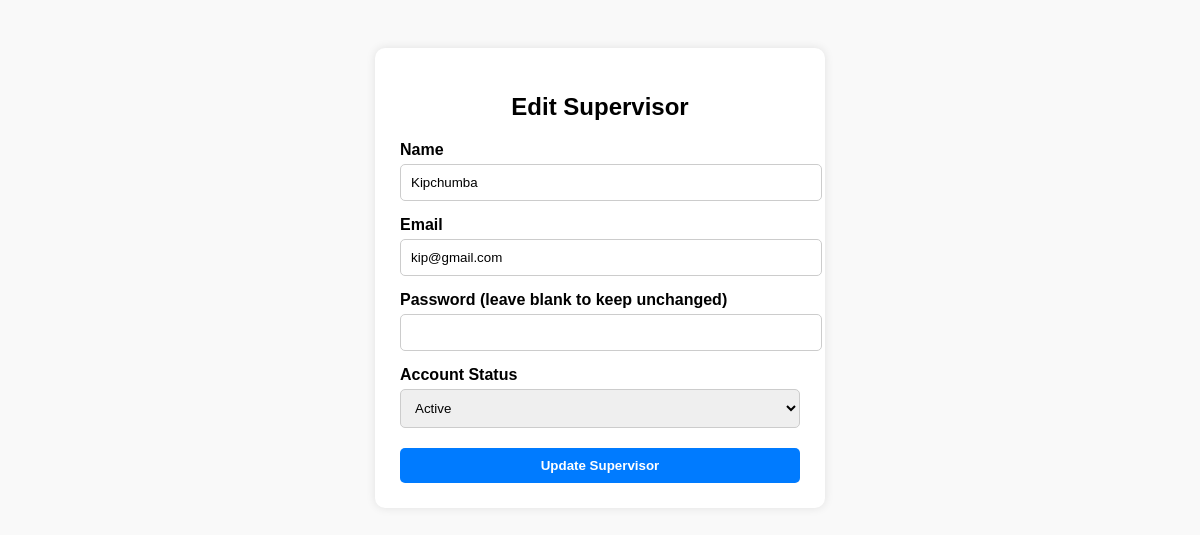
Page /edit_supervisor.php?id=8 on the committed database.
### tables this page shows
CREATE TABLE `users` (
  `id` int(11) NOT NULL,
  `name` varchar(255) DEFAULT NULL,
  `email` varchar(100) NOT NULL,
  `password` varchar(255) NOT NULL,
  `created_at` timestamp NOT NULL DEFAULT current_timestamp(),
  `role` varchar(50) DEFAULT 'interns',
  `supervisor_id` int(11) DEFAULT NULL,
  `reset_token` varchar(255) DEFAULT NULL,
  `token_created_at` datetime DEFAULT NULL,
  `internship_end_date` date DEFAULT NULL,
  `account_status` enum('active','inactive','completed') DEFAULT 'active'
);

### edit_supervisor.php (the view, shortened to what this page needs)
<?php
require_once 'config.php';
$id = $_GET['id'];
$stmt = $pdo->prepare("SELECT * FROM users WHERE id = ?");
$stmt->execute([$id]);
$supervisor = $stmt->fetch(PDO::FETCH_ASSOC);
?>
<!DOCTYPE html>
<html lang="en">
<head>
</head>
<body>
  <form method="POST">
    <h2>Edit Supervisor</h2>
    <label>Name</label>
    <input type="text" name="name" value="<?= htmlspecialchars($supervisor['name']) ?>" required>
    <label>Email</label>
    <input type="email" name="email" value="<?= htmlspecialchars($supervisor['email']) ?>" required>
    <label>Password (leave blank to keep unchanged)</label>
    <input type="password" name="password">
    <label>Account Status</label>
    <select name="account_status" required>
      <option value="active" <?= $supervisor['account_status'] === 'active' ? 'selected' : '' ?>>Active</option>
    </select>
    <button type="submit">Update Supervisor</button>
  </form>
</body>
</html>

### edit_supervisor.php (style rules this page uses)
body { font-family: Arial, sans-serif; padding: 40px; background-color: #f9f9f9; }
form { max-width: 400px; margin: auto; background: white; padding: 25px; border-radius: 10px; box-shadow: 0 0 10px rgba(0,0,0,0.1); }
h2 { text-align: center; margin-bottom: 20px; }
label { display: block; margin-top: 15px; font-weight: bold; }
input, select { width: 100%; padding: 10px; margin-top: 5px; border-radius: 5px; border: 1px solid #ccc; }
button { margin-top: 20px; width: 100%; padding: 10px; background-color: #007bff; color: white; border: none; border-radius: 5px; font-weight: bold; cursor: pointer; }

### rows in the picture
users: name "Kipchumba", email "kip@gmail.com", account_status "Active"
